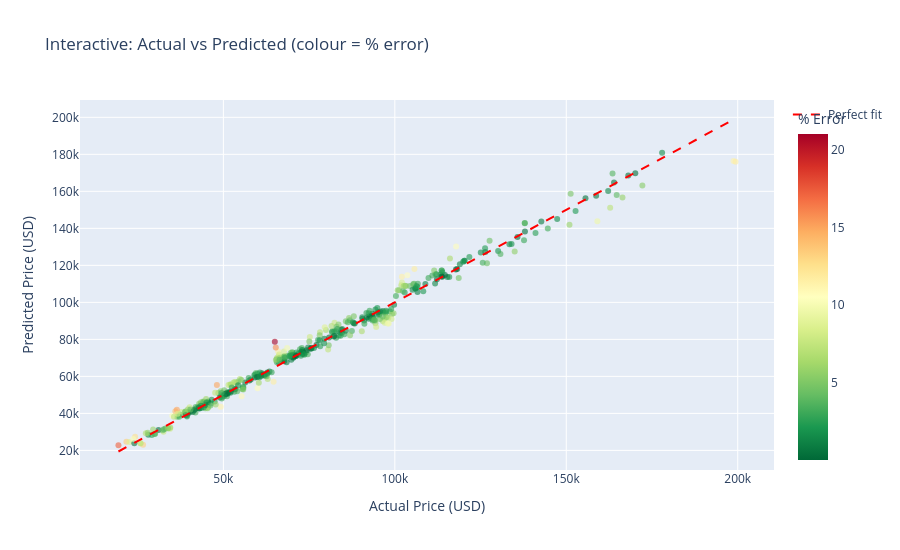

The notebook cell this image was saved under:
### Code cell
# Interactive Plotly version 
fig = px.scatter(
    errors, x="actual", y="predicted",
    color="pct_error", color_continuous_scale="RdYlGn_r",
    labels={"actual": "Actual Price (USD)", "predicted": "Predicted Price (USD)",
            "pct_error": "% Error"},
    hover_data={"brand": True, "body_type": True,
                "abs_error": ":.2f", "pct_error": ":.2f"},
    title="Interactive: Actual vs Predicted (colour = % error)",
    opacity=0.6,
)
min_val = errors[["actual","predicted"]].min().min()
max_val = errors[["actual","predicted"]].max().max()
fig.add_trace(go.Scatter(x=[min_val, max_val], y=[min_val, max_val],
                         mode="lines", line=dict(color="red", dash="dash"),
                         name="Perfect fit"))
fig.update_layout(height=550, coloraxis_colorbar_title="% Error")
fig.show()

### Figure 1 — Plotly figure (JSON) as saved in the notebook; plotly's stock layout.template omitted (floating-point values rounded to 4 significant figures; data arrays with more than 128 entries replaced by an {"elided": "..."} marker saying what was removed)
{"data": [{"customdata": {"elided": "400x4 mixed values"}, "hovertemplate": "Actual Price (USD)=%{x}<br>Predicted Price (USD)=%{y}<br>brand=%{customdata[0]}<br>body_type=%{customdata[1]}<br>abs_error=%{customdata[2]:.2f}<br>% Error=%{marker.color:.2f}<extra></extra>", "legendgroup": "", "marker": {"color": {"elided": "400 float values"}, "coloraxis": "coloraxis", "opacity": 0.6, "symbol": "circle"}, "mode": "markers", "name": "", "orientation": "v", "showlegend": false, "type": "scatter", "x": {"elided": "400 float values"}, "xaxis": "x", "y": {"elided": "400 float values"}, "yaxis": "y"}, {"line": {"color": "red", "dash": "dash"}, "mode": "lines", "name": "Perfect fit", "type": "scatter", "x": [19400.0, 199400.0], "y": [19400.0, 199400.0]}], "layout": {"coloraxis": {"autocolorscale": false, "colorbar": {"title": {"text": "% Error"}}, "colorscale": [[0, "rgb(0,104,55)"], [0.1, "rgb(26,152,80)"], [0.2, "rgb(102,189,99)"], [0.3, "rgb(166,217,106)"], [0.4, "rgb(217,239,139)"], [0.5, "rgb(255,255,191)"], [0.6, "rgb(254,224,139)"], [0.7, "rgb(253,174,97)"], [0.8, "rgb(244,109,67)"], [0.9, "rgb(215,48,39)"], [1, "rgb(165,0,38)"]]}, "height": 550, "legend": {"tracegroupgap": 0}, "title": {"text": "Interactive: Actual vs Predicted (colour = % error)"}, "xaxis": {"anchor": "y", "domain": [0, 1], "title": {"text": "Actual Price (USD)"}}, "yaxis": {"anchor": "x", "domain": [0, 1], "title": {"text": "Predicted Price (USD)"}}}}
